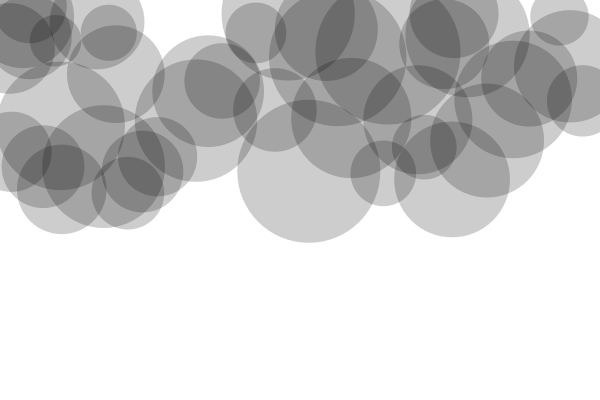
Frame 1 (no input)
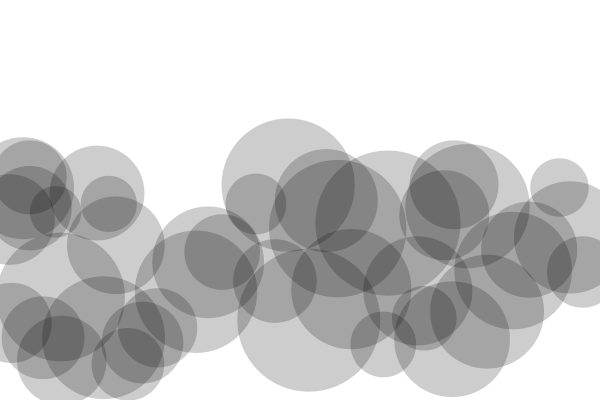
Frame 60 (the mouse pressed at the canvas centre just before this capture)
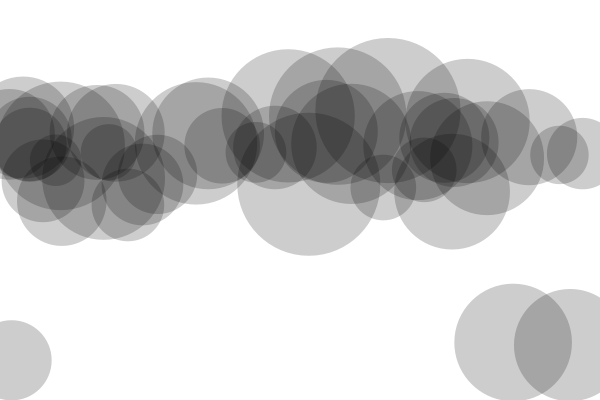
Frame 120 (the mouse held since frame 60 and released just before this capture)

The Processing sketch that drew these frames (run headless with seeded random() and noise(); from frame 60 on, the mouse is pressed at the canvas centre):

// Processing sketch: motion_21_class_gravity
// ── motion_21_class_gravity.pde
Ball[] ball = new Ball[40];
float gravity = 0.1; 

void setup() { 
  size(600, 400); 
  noStroke();
  for (int i = 0; i < ball.length; i++) {
    ball[i] = new Ball(random(0,width),random(0, height/2),random(50,150));
  }
} 

void draw() { 
  background(255); 
  for (int i = 0; i < ball.length; i++) {
    ball[i].display();
    ball[i].update();
  }
} 

class Ball {
  float x; 
  float y; 
  float speed; 
  float w;
  
  Ball(float tempX, float tempY, float tempW) {
    x = tempX;
    y = tempY;
    w = tempW;
    speed = 0;
  }

  void display() {
    fill(0, 50);
    ellipse(x,y,w,w); 
  }

  void update() {
    y = y + speed; 
    speed = speed + gravity; 
    if (y > height-w/2) { 
      speed = speed * -0.95; 
    } 
  }
}
